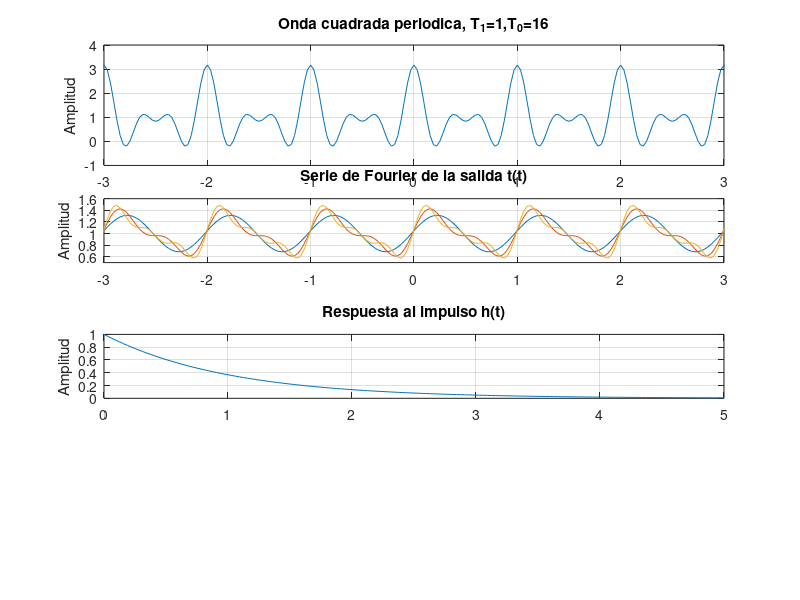

Source code (MATLAB): (Note: this script raises an error after producing the figure.)
% LABORATORIO 5
% EJERCICIO 4

%=============================================================================

clf;clear;
% =================================
% Construccion senal de entrada
% =================================

t=[-4:1/32:4];
b= 1 + 1/2 *cos(2*pi*t)+cos(4*pi*t) + 2/3 *cos(6*pi*t);

subplot(3,1,1)
plot(t,b);
grid;
axis([-3,3,-1,4]);
title('Onda cuadrada periodica, T_1=1,T_0=16');
ylabel('Amplitud');

% =================================
% Construccion serie de Fourier
% =================================

% Coeficiente de Fourier a0
a0=1;
y1=a0;
% Numero de coeficientes Fourier 2n+1
n=40; 
% Inicializamos serie de Fourier
F=a0;

for k=1:3;
   y1=y1+(1/(1+i*2*pi*k))*(e.^(i*k*(2*pi)*t))+...
   (1/(1-i*2*pi*k))*e.^(-i*k*(2*pi)*t);

   subplot(4,1,2);
   plot(t,y1);
   axis([-3,3,0.5,1.6]);
   title('Serie de Fourier de la salida t(t)')
   ylabel('Amplitud');
   grid;
   hold on;
   pause(0.05);
endfor

% =================================
% Respuesta al impulso h(t)
% =================================

t2=[0:1/32:5];
h=exp(-t2);
subplot(4,1,3)
plot(t2,h);
grid;
title('Respuesta al impulso h(t)')
ylabel('Amplitud');

% =================================
% Salida convolucion y(t)=x(t)*h(t)
% =================================

t1=[-20:1/64:20];
[y,ty]=convdt(1 + (1/2)*cos(2*pi*t1) + cos(4*pi*t1) + ...
 (2/3)*cos(6*pi*t1),t1,(exp(-t1)).*escalondt(0,-20,20,1/64),t1,1/64);
subplot(4,1,4);
plot(ty,y);
axis([-3,3,0.5,1.42]);
grid;
title("Salida convolucion y(t) = x(t)*h(t)");
ylabel('Amplitud');








